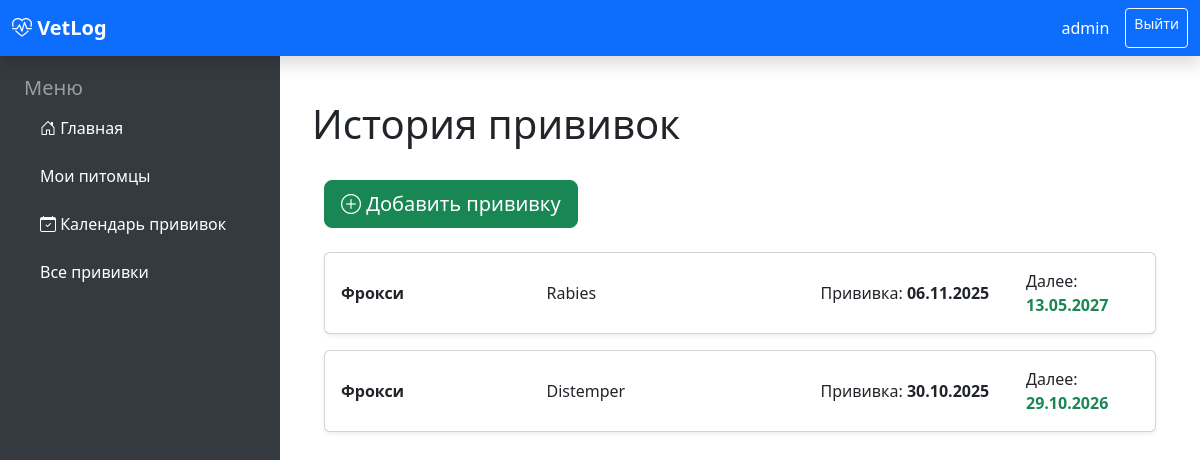
The app's page /health/ (signed in) with its own data.
### health/models.py (models this page shows, shortened)
class Vaccination(models.Model):
    owner = models.ForeignKey(User, on_delete=models.CASCADE, related_name='vaccinations')
    pet = models.ForeignKey(Pet, on_delete=models.CASCADE, related_name='vaccinations')
    vaccine = models.ForeignKey(Vaccine, on_delete=models.PROTECT)
    date_given = models.DateField("Дата прививки")
    next_due_date = models.DateField("Следующая прививка", null=True, blank=True)
    clinic = models.CharField("Клиника", max_length=200, blank=True)
    notes = models.TextField("Заметки", blank=True)
    def is_overdue(self):
        if not self.next_due_date:
            return False
        return timezone.now().date() > self.next_due_date
    class Meta:
        ordering = ['-date_given']

class Vaccine(models.Model):
    name = models.CharField("Полное название вакцины", max_length=200)
    short_name = models.CharField("Короткое название", max_length=50, help_text="Например: DHPPi+L, Нобивак Rabies")
    for_species = models.CharField("Для каких животных", max_length=100, default="Собаки и кошки")
    revaccination_months = models.PositiveIntegerField("Ревакцинация через (месяцев)", default=12)

### pets/models.py (models this page shows, shortened)
class Pet(models.Model):
    GENDER_CHOICES = [('M', 'Самец'), ('F', 'Самка')]
    owner = models.ForeignKey(User, on_delete=models.CASCADE, related_name='pets')
    name = models.CharField("Кличка", max_length=100)
    species = models.CharField("Вид животного", max_length=50, default="Собака")
    breed = models.CharField("Порода", max_length=100, blank=True)
    gender = models.CharField("Пол", max_length=1, choices=GENDER_CHOICES)
    birth_date = models.DateField("Дата рождения", null=True, blank=True)
    photo = models.ImageField("Фото питомца", upload_to='pets/', blank=True, null=True)
    weight = models.DecimalField("Текущий вес (кг)", max_digits=5, decimal_places=2, null=True, blank=True)
    created_at = models.DateTimeField(auto_now_add=True)
    class Meta:
        ordering = ['-created_at']
        verbose_name = "Питомец"
        verbose_name_plural = "Питомцы"

### health/views.py (the view)
# urls.py: path('', views.vaccination_list, name='list'),
@login_required
def vaccination_list(request):
    vaccinations = Vaccination.objects.filter(
      owner=request.user
    ).select_related('pet', 'vaccine').order_by('-date_given')
    return render(request, 'health/vaccination_list.html', {'vaccinations': vaccinations})

### templates/health/vaccination_list.html (shortened to what this page needs)
{% extends 'base/base.html' %}
{% block content %}
<div class="container mt-4">
    <div class="d-flex justify-content-between align-items-center mb-4">
        <h1>История прививок</h1>
    </div>
<div class="container mt-4">
    <div class="d-flex justify-content-between align-items-center mb-4">
        <a href="{% url 'health:create' %}" class="btn btn-success btn-lg">
            <i class="bi bi-plus-circle"></i> Добавить прививку
        </a>
    </div>
    {% if vaccinations %}
        {% for v in vaccinations %}
        <div class="card mb-3 shadow-sm">
            <div class="card-body">
                <div class="row align-items-center">
                    <div class="col-md-3"><strong>{{ v.pet.name }}</strong></div>
                    <div class="col-md-4">{{ v.vaccine.short_name }}</div>
                    <div class="col-md-3">Прививка: <strong>{{ v.date_given|date:"d.m.Y" }}</strong></div>
                    <div class="col-md-2">
                      Далее:
                      {% if v.next_due_date %}
                        <strong class="{% if v.is_overdue %}text-danger{% else %}text-success{% endif %}">
                         {{ v.next_due_date|date:"d.m.Y" }}
                         </strong>
                     {% else %}
            <span class="text-muted">—</span>
        {% endif %}
    </div>
</div>
            </div>
        </div>
        {% endfor %}
    {% endif %}
</div>
{% endblock %}

### templates/base/base.html (shortened to what this page needs)
<!DOCTYPE html>
<html lang="ru">
<head>
    <link href="https://cdn.jsdelivr.net/npm/bootstrap@5.3.3/dist/css/bootstrap.min.css" rel="stylesheet">
    <link href="https://cdn.jsdelivr.net/npm/bootstrap-icons@1.11.3/font/bootstrap-icons.css" rel="stylesheet">
</head>
<body>
    <nav class="navbar navbar-expand-lg navbar-dark bg-primary fixed-top shadow">
        <div class="container-fluid">
            <a class="navbar-brand fw-bold" href="{% url 'home' %}">
                <i class="bi bi-heart-pulse"></i> VetLog
            </a>
            <div class="navbar-nav ms-auto">
                <span class="navbar-text text-white me-3">
                    {{ user.first_name|default:user.username }}
                </span>
                <a href="{% url 'logout' %}" class="btn btn-outline-light btn-sm">Выйти</a>
            </div>
        </div>
    </nav>
    <div class="sidebar text-white">
        <div class="px-4">
            <h5 class="text-white-50">Меню</h5>
<ul class="nav flex-column">
    <li class="nav-item mb-2">
        <a href="{% url 'home' %}" class="nav-link text-white {% if request.resolver_match.url_name == 'home' %}active bg-primary rounded{% endif %}">
            <i class="bi bi-house-door"></i> Главная
        </a>
    </li>
    <li class="nav-item mb-2">
        <a href="{% url 'pet_list' %}" class="nav-link text-white {% if request.resolver_match.url_name == 'pet_list' %}active bg-primary rounded{% endif %}">
             Мои питомцы
        </a>
    </li>
    <li class="nav-item mb-2">
        <a href="{% url 'health:upcoming' %}" class="nav-link text-white {% if 'vaccination_upcoming' in request.path %}active bg-primary rounded{% endif %}">
            <i class="bi bi-calendar-check"></i> Календарь прививок
        </a>
    </li>
    <li class="nav-item mb-2">
        <a href="{% url 'health:list' %}" class="nav-link text-white {% if request.resolver_match.url_name == 'health:list' %}active bg-primary rounded{% endif %}">
             Все прививки
        </a>
</ul>
        </div>
    </div>
    <div class="main-content">
        {% block content %}
        {% endblock %}
    </div>
</body>
</html>

### templates/base/base.html (style rules this page uses)
body { padding-top: 56px; }
.sidebar { position: fixed; top: 56px; left: 0; bottom: 0; width: 280px; background: #343a40; padding-top: 20px; z-index: 1000; overflow-y: auto; }
.main-content { margin-left: 280px; padding: 20px; }

### records on screen
Vaccination: pet.name "Фрокси", vaccine.short_name "Rabies", date_given "06.11.2025", next_due_date "13.05.2027"
Vaccination: pet.name "Фрокси", vaccine.short_name "Distemper", date_given "30.10.2025", next_due_date "29.10.2026"

### other values on screen
{{ user.first_name|default:user.username }} "admin"
